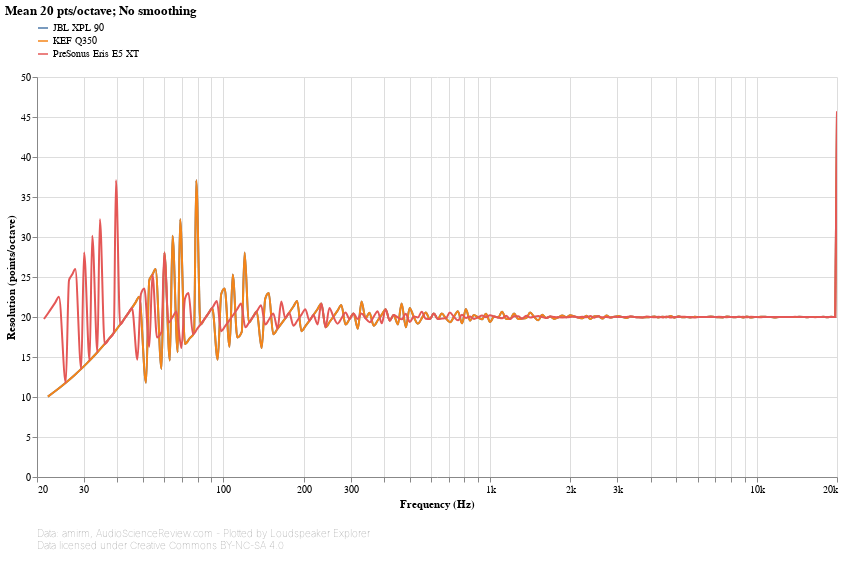

Notebook source saved alongside this figure:
### Markdown cell above
## Resolution

This chart shows the resolution of the input data at each frequency. For each point, resolution is calculated by looking at the distance from the previous point. The larger the distance, the lower the resolution.

A straight, horizontal line means that resolution is constant throughout the spectrum, or in other words, points are equally spaced in log-frequency. Some Loudspeaker Explorer features, especially smoothing and detrending, implicitly assume that this is the case, and might produce inaccurate results otherwise.

### Code cell
#@markdown
frequency_response_chart(
    speakers_fr_ready
        .pipe(lsx.pd.index_as_columns)
        .set_index('Speaker')
        .set_index('Frequency [Hz]', append=True, drop=False)
        .groupby('Speaker').apply(lambda frequencies: frequencies / frequencies.shift(1))
        .pipe(np.log2)
        .pow(-1)
        .rename(columns={'Frequency [Hz]': 'Resolution (points/octave)'})
        .pipe(lsx.pd.remap_columns, {
            'Resolution (points/octave)': 'value',
        }),
    lambda chart: lsx.util.pipe(chart
        .encode(
            alt.Y('value', type='quantitative', title='Resolution (points/octave)', axis=alt.Axis(grid=True)),
            speaker_color()),
        speaker_input),
    lambda chart: lsx.alt.interactive_line(chart),
    alter_tooltips=lambda tooltips:
        ([alt.Tooltip('speaker', title='Speaker')]
            if speakers_fr_ready.index.get_level_values('Speaker').nunique() > 1 else []) +
        tooltips +
        [alt.Tooltip('value', type='quantitative', title='Resolution (points/octave)', format='.2f')]
)

### Figure 1 — Vega-Lite specification as saved in the notebook (floating-point values rounded to 4 significant figures; data arrays with more than 128 entries replaced by an {"elided": "..."} marker saying what was removed)
{"config": {"view": {"continuousWidth": 400, "continuousHeight": 300, "opacity": 0}}, "vconcat": [{"layer": [{"mark": {"type": "line", "clip": true, "interpolate": "monotone"}, "encoding": {"opacity": {"condition": {"value": 1, "selection": "selector001"}, "value": 0.2}}, "selection": {"selector001": {"type": "multi", "encodings": ["color"], "bind": "legend"}, "selector003": {"type": "interval", "bind": "scales", "encodings": ["x", "y"]}, "selector004": {"type": "single", "fields": ["speaker"], "bind": {"input": "select", "options": [null, "JBL XPL 90", "KEF Q350", "PreSonus Eris E5 XT"], "labels": ["All", "JBL XPL 90", "KEF Q350", "PreSonus Eris E5 XT"], "name": "Speaker: "}}}, "title": {"text": "Mean 20 pts/octave; No smoothing", "anchor": "start"}}, {"mark": {"type": "circle", "clip": true, "size": 100}, "encoding": {"fillOpacity": {"condition": {"value": 0.3, "selection": "selector002"}, "value": 0}}, "selection": {"selector002": {"type": "single", "on": "mouseover", "clear": "mouseout", "empty": "none", "encodings": ["x", "y"]}}, "title": {"text": "Mean 20 pts/octave; No smoothing", "anchor": "start"}}], "data": {"name": "data-e37938726f61c3b61415c03d64eb9469"}, "encoding": {"color": {"type": "nominal", "field": "speaker", "legend": {"direction": "vertical", "labelLimit": 600, "orient": "top", "symbolType": "stroke"}, "title": null}, "tooltip": [{"type": "nominal", "field": "speaker", "title": "Speaker"}, {"type": "quantitative", "field": "frequency", "format": ".03s", "title": "Frequency (Hz)"}, {"type": "quantitative", "field": "value", "format": ".2f", "title": "Resolution (points/octave)"}], "x": {"type": "quantitative", "axis": {"format": "s"}, "field": "frequency", "scale": {"base": 10, "domain": [20, 20000], "nice": false, "type": "log"}, "title": "Frequency (Hz)"}, "y": {"type": "quantitative", "axis": {"grid": true}, "field": "value", "title": "Resolution (points/octave)"}}, "height": 400, "transform": [{"flatten": ["frequency", "value"]}, {"filter": {"selection": "selector004"}}], "width": 800}, {"mark": "text", "height": 1, "title": {"text": ["Data: amirm, AudioScienceReview.com - Plotted by Loudspeaker Explorer", "Data licensed under Creative Commons BY-NC-SA 4.0"], "anchor": "start", "color": "gray", "fontSize": 10, "fontWeight": "lighter"}, "width": 600}], "resolve": {"legend": {"color": "independent"}}, "$schema": "https://vega.github.io/schema/vega-lite/v4.8.1.json", "datasets": {"data-e37938726f61c3b61415c03d64eb9469": [{"speaker": "JBL XPL 90", "frequency": {"elided": "194 float values"}, "value": {"elided": "194 float values"}}, {"speaker": "KEF Q350", "frequency": {"elided": "194 float values"}, "value": {"elided": "194 float values"}}, {"speaker": "PreSonus Eris E5 XT", "frequency": {"elided": "200 float values"}, "value": {"elided": "200 float values"}}]}}
